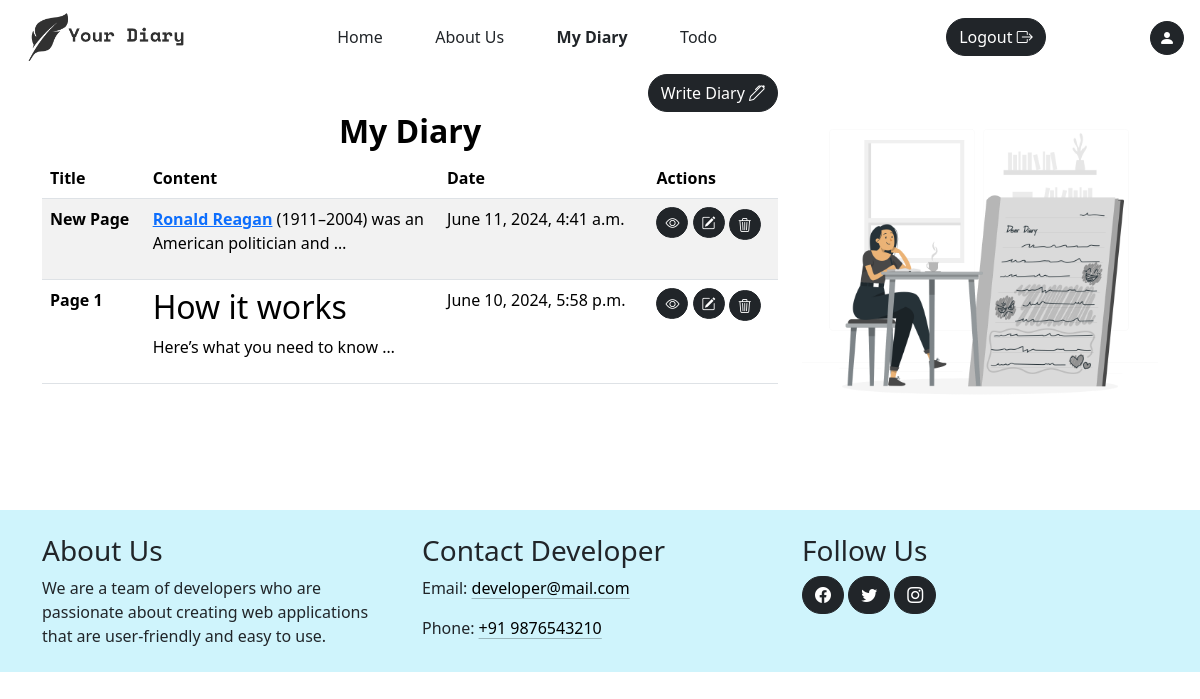
The app's page /my-diary/ (signed in) with its own data.
### diary/models.py (models this page shows, shortened)
class Page(models.Model):
    user = models.ForeignKey(User, on_delete=models.CASCADE)
    title = models.CharField(max_length=100)
    content = models.TextField()
    created_at = models.DateTimeField(auto_now_add=True)
    updated_at = models.DateTimeField(auto_now=True)

### diary/views.py (the view)
# urls.py: path("my-diary/", views.myDairy, name="myDiary"),
@login_required(login_url="login")
def myDairy(request):
	context = {}
	page_form = PageForm()
	context["page_form"] = page_form
	pages = Page.objects.filter(user=request.user).order_by('-created_at')
	context["pages"] = pages
	context['activeDiary']="active"
	return render(request, "myDiary.html", context)

### diary/context_processors.py (called while the page is built)
def site(request):
	site = Site.objects.first()  # replace this with your actual query
	return {'site': site}

### diary/templates/myDiary.html (shortened to what this page needs)
{% extends "base.html" %}
{% load static %}
{% block css %}
	<link rel="stylesheet" href="{% static "css/myDiary.css" %}">
{% endblock css %}
{% block body  %}
	<div class="container">
		<div class="row">
			<div class="col-sm-8 page-part">
				<div class="write-button">
					<a href="{% url "writePage" %}" class="btn write-btn {% if request.user.theme.theme == 'dark' %} btn-secondary {% else %} btn-dark {% endif %}">Write Diary <i class="bi bi-pen"></i></a>
				</div>
				<div class="diary-header">
					<h4 class='heading text-center'>My Diary</h4>
				</div>
				<div class="diary-body">
					{% if pages %}
						<table class="table table-hover table-striped {% if request.user.theme.theme == 'dark' %} table-dark {% endif %}">
							<thead>
								<tr>
									<th>Title</th>
									<th>Content</th>
									<th>Date</th>
									<th>Actions</th>
								</tr>
							</thead>
							<tbody>
								{% for page in pages %}
									<tr>
										<td class="fw-bolder">{{page.title}}</td>
										<td class="page-content-col">{{page.content|truncatewords:10|safe}}</td>
										<td>{{page.created_at}}</td>
										<td>
											<a href="{% url "viewPage" page.id %}" class="btn btn-sm btn-dark mb-1"><i class="bi bi-eye"></i></a>
											<a href="{% url "updatePage" page.id %}" class="btn btn-sm btn-dark mb-1"><i class="bi bi-pencil-square"></i></a>
											<a href="" data-id="{{page.id}}" class="btn btn-sm btn-dark delete-btn"><i class="bi bi-trash3"></i></a>
										</td>
									</tr>
								{% endfor %}
							</tbody>
						</table>
					{% else %}
						<p class="text-center">No pages available! Write you first diary</p>
					{% endif %}
				</div>
			</div>
			<div class="col-sm-4 img-part">
					<img src="{% static "media/Diary.png" %}" alt="" class="img-fluid">
			</div>
		</div>
	</div>
	{% include "sections/footer.html" %}
{% endblock body  %}

### diary/templates/base.html (shortened to what this page needs)
<!doctype html>
{% load static %}
<html lang="en">
	<head>
		<link href="https://cdn.jsdelivr.net/npm/bootstrap@5.3.3/dist/css/bootstrap.min.css" rel="stylesheet">
		<link rel="stylesheet" href="https://cdn.jsdelivr.net/npm/bootstrap-icons@1.11.3/font/bootstrap-icons.min.css">
		<link rel="stylesheet" href="{% static "css/style.css" %}">
		{% block css %}{% endblock css %}
	</head>
  	<body class="{% if request.user.theme.theme == 'dark' %} dark-theme {% else %} light-theme {% endif %}">
		<div class="nav-bar">
			<nav class="navbar navbar-expand-lg bg-transparant">
				<div class="container-fluid">
					{% if request.user.theme.theme == 'dark' %}
						<a class="navbar-brand" href={% url "home" %}> <img id="logo" src="{% static "media/logo-light.png" %}" alt="" srcset="" class='logo img-fluid' /> </a>
					{% else %}
						<a class="navbar-brand" href={% url "home" %}> <img id="logo" src="{% static "media/logo.png" %}" alt="" srcset="" class='logo img-fluid' /> </a>
					{% endif %}
					<div class="collapse navbar-collapse nav-items" id="navbarNavAltMarkup">
						<div class="navbar-nav main-nav-item">
							<a class="nav-link {{activeHome}} {% if request.user.theme.theme == 'dark' %} text-light {% else %} text-dark {% endif %}" aria-current="page" href={% url "home" %}>Home</a>
							<a class="nav-link {{activeAbout}} {% if request.user.theme.theme == 'dark' %} text-light {% else %} text-dark {% endif %}" href={% url "about" %}>About Us</a>
							<a class="nav-link {{activeDiary}}  {% if request.user.theme.theme == 'dark' %} text-light {% else %} text-dark {% endif %}" href={% url "myDiary" %}>My Diary</a>
							<a class="nav-link {{activeTodo}} {% if request.user.theme.theme == 'dark' %} text-light {% else %} text-dark {% endif %}" href={% url "todo" %}>Todo</a>
						</div>
						<div class="navbar-nav auth-items">
							{% if user.is_authenticated %}
								<a class="btn {% if request.user.theme.theme == 'dark' %} btn-secondary {% else %} btn-dark {% endif %}" id="logout-btn" href="">Logout <i class="bi bi-box-arrow-right"></i></a>
							{% else %}
								<a class="btn btn-dark" href="{% url 'login' %}">Login <i class="bi bi-box-arrow-in-left"></i></a>
								<a class="btn btn-dark " href="{% url 'signup' %}">Sign Up <i class="bi bi-clipboard2-plus"></i></a>
							{% endif %}
						</div>
					</div>
				</div>
			</nav>
			{% if user.is_authenticated %}
				<a class="btn navbar-btn rounded-circle {% if request.user.theme.theme == 'dark' %} btn-secondary {% else %} btn-dark {% endif %}" href="{% url "profile" %}">
					<i class="bi bi-person-fill"></i>
				</a>
			{% endif %}
		</div>
		{% block body %}
		{% endblock body %}
	</body>
</html>

### diary/templates/sections/footer.html
<footer class="footer mt-5 pt-4 p-2 bg-info-subtle">
	<div class="container">
		<div class="row">
			<div class="col-md-4">
				<h3 class="text text-dark"> About Us </h3>
				<p class="text text-dark"> We are a team of developers who are passionate about creating web applications that are user-friendly and easy to use. </p>
			</div>
			<div class="col-md-4">
				<h3 class="text text-dark"> Contact Developer </h3>
				<p class="text text-dark">
					Email:
					<a href="mailto:{{ site.email }}"
						class="link-body-emphasis link-offset-2 link-underline-opacity-25 link-underline-opacity-75-hover"
					> developer@mail.com </a>
				</p>
				<p class="text text-dark">
					Phone: <a href="tel:{{ site.phone }}"
						class="link-body-emphasis link-offset-2 link-underline-opacity-25 link-underline-opacity-75-hover"
					> +91 9876543210 </a>
				</p>
			</div>
			<div class="col-md-4">
				<h3 class="text text-dark"> Follow Us </h3>
				<a href="{{ site.facebook }}" class="btn btn-dark">
					<i class="bi bi-facebook"></i>
				</a>
				<a href="{{ site.twitter }}" class="btn btn-dark">
					<i class="bi bi-twitter"></i>
				</a>
				<a href="{{ site.instagram }}" class="btn btn-dark">
					<i class="bi bi-instagram"></i>
				</a>
			</div>
		</div>
	</div>
</footer>

### static/css/style.css (style rules this page uses)
.nav-items { justify-content: space-around; }
.logo { height: 3rem; }
.main-nav-item { width: 50%; justify-content: space-evenly; }
.bg-transparant { background: transparent !important; }
.auth-items { gap: 5px; width: fit-content; }
.nav-bar { display: flex; margin: 0 1rem; align-items: center; }
.navbar { width: 100%; }
.navbar-btn { height: fit-content; margin-top: 1.3rem; padding: 4px 8px; align-self: flex-start; }
.btn { border-radius: 30px !important; }
.active { font-weight: 700; }
.light-theme { background-color: white; color: black; }

### static/css/myDiary.css (style rules this page uses)
.img-part { display: flex; justify-content: center; align-items: center; margin: 1rem 0; }
.heading { font-size: 2rem; font-weight: 700; }
.write-button { display: flex; justify-content: flex-end; }
.page-content-col { width: 40%; }

### records on screen
Page: title "New Page", content "Ronald Reagan (1911–2004) was an American politician and …", created_at "June 11, 2024, 4:41 a.m."
Page: title "Page 1", content "How it works Here’s what you need to know …", created_at "June 10, 2024, 5:58 p.m."
